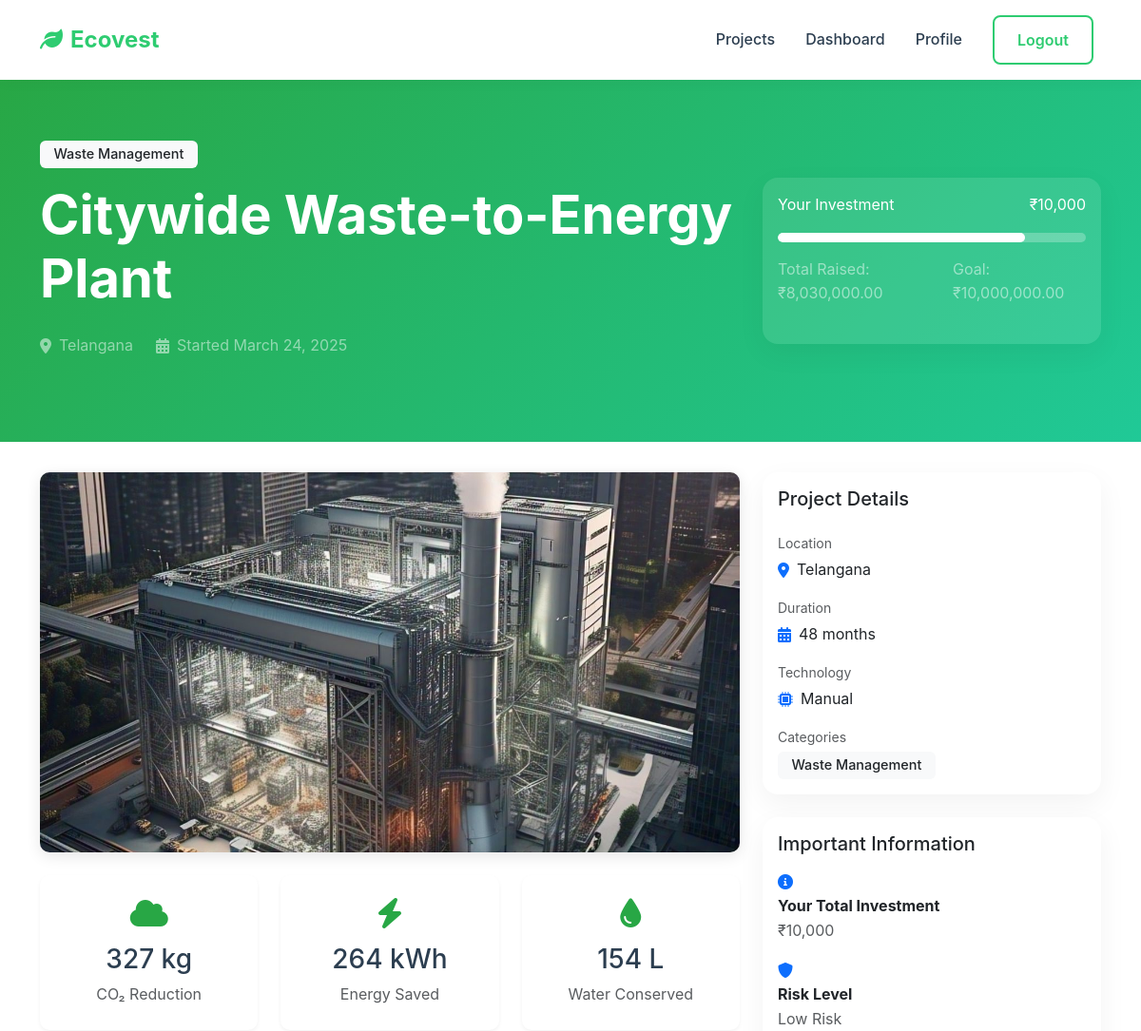
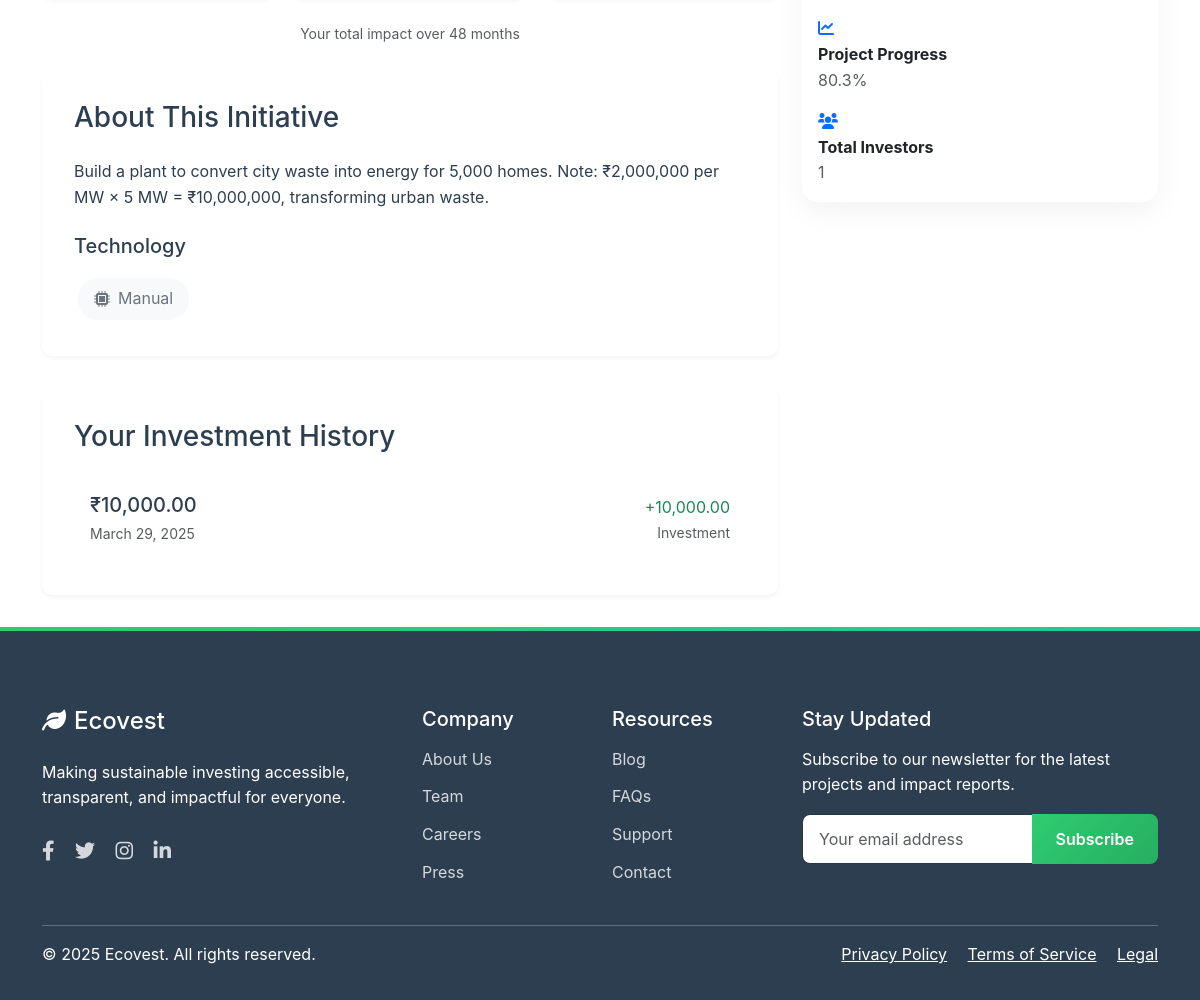
Page /users/initiative/39/ (signed in) on the committed database (2 pictures, top to bottom).
### initiatives/models.py (models this page shows, shortened)
class Category(models.Model):
    name = models.CharField(max_length=100, unique=True, choices=[
        ('Renewable Energy', 'Renewable Energy'),
        ('Recycling', 'Recycling'),
        ('Emission Control', 'Emission Control'),
        ('Water Conservation', 'Water Conservation'),
        ('Reforestation', 'Reforestation'),
        ('Sustainable Agriculture', 'Sustainable Agriculture'),
        ('Clean Transportation', 'Clean Transportation'),
        ('Waste Management', 'Waste Management'),
        ('Green Technology', 'Green Technology'),
        ('Ocean Conservation', 'Ocean Conservation'),
    ])
    description = models.TextField(blank=True)

class Initiative(models.Model):
    STATUS_CHOICES = [
        ('draft', 'Draft'),
        ('active', 'Active'),
        ('funded', 'Funded'),
        ('completed', 'Completed'),
        ('cancelled', 'Cancelled')
    ]
    LOCATION_CHOICES = [
        ('Andhra Pradesh', 'Andhra Pradesh'),
        ('Arunachal Pradesh', 'Arunachal Pradesh'),
        ('Assam', 'Assam'),
        ('Bihar', 'Bihar'),
        ('Chhattisgarh', 'Chhattisgarh'),
        ('Goa', 'Goa'),
        ('Gujarat', 'Gujarat'),
        ('Haryana', 'Haryana'),
        ('Himachal Pradesh', 'Himachal Pradesh'),
        ('Jharkhand', 'Jharkhand'),
        ('Karnataka', 'Karnataka'),
        ('Kerala', 'Kerala'),
        ('Madhya Pradesh', 'Madhya Pradesh'),
        ('Maharashtra', 'Maharashtra'),
        ('Manipur', 'Manipur'),
        ('Meghalaya', 'Meghalaya'),
        ('Mizoram', 'Mizoram'),
        ('Nagaland', 'Nagaland'),
        ('Odisha', 'Odisha'),
        ('Punjab', 'Punjab'),
        ('Rajasthan', 'Rajasthan'),
        ('Sikkim', 'Sikkim'),
        ('Tamil Nadu', 'Tamil Nadu'),
        ('Telangana', 'Telangana'),
        ('Tripura', 'Tripura'),
        ('Uttar Pradesh', 'Uttar Pradesh'),
        ('Uttarakhand', 'Uttarakhand'),
        ('West Bengal', 'West Bengal')
    ]
    TECHNOLOGY_CHOICES = [
        ('Solar', 'Solar'),
        ('Wind', 'Wind'),
        ('Hydro', 'Hydro'),
        ('Organic', 'Organic'),
        ('Mechanical', 'Mechanical'),
        ('Chemical', 'Chemical'),
        ('Biofuel', 'Biofuel'),
        ('EV', 'EV'),
        ('Manual', 'Manual'),
        ('AI', 'AI')
    ]
    RISK_CHOICES = [
        ('low', 'Low Risk'),
        ('medium', 'Medium Risk'),
        ('high', 'High Risk')
    ]
    title = models.CharField(max_length=200)
    description = models.TextField()
    categories = models.ManyToManyField(Category, related_name='initiatives')
    image = models.ImageField(upload_to='initiatives/', null=True, blank=True)
    status = models.CharField(max_length=20, choices=STATUS_CHOICES, default='draft')
    location = models.CharField(max_length=100, choices=LOCATION_CHOICES, default='Karnataka')
    technology_type = models.CharField(max_length=20, choices=TECHNOLOGY_CHOICES, default='Manual')
    goal_amount = models.DecimalField(max_digits=12, decimal_places=2)
    current_amount = models.DecimalField(max_digits=12, decimal_places=2, default=0)
    created_at = models.DateTimeField(auto_now_add=True)
    updated_at = models.DateTimeField(auto_now=True)
    risk_level = models.CharField(max_length=20, choices=RISK_CHOICES, default='medium')
    duration_months = models.IntegerField(default=12)
    min_investment = models.DecimalField(max_digits=10, decimal_places=2, default=1000)
    max_investment = models.DecimalField(max_digits=12, decimal_places=2, null=True, blank=True)
    roi_estimate = models.DecimalField(max_digits=5, decimal_places=2, default=0)
    carbon_reduction_per_investment = models.FloatField(default=0)
    energy_savings_per_investment = models.FloatField(default=0)
    water_savings_per_investment = models.FloatField(default=0)
    carbon_impact = models.FloatField(default=0)  # CO2 reduction in kg
    energy_impact = models.FloatField(default=0)  # Energy saved in kWh
    water_impact = models.FloatField(default=0)   # Water saved in liters
    project_scale = models.IntegerField(
        choices=[
            (1, 'Small'),
            (2, 'Medium'),
            (3, 'Large'),
            (4, 'Very Large'),
            (5, 'Enterprise')
        ],
        default=3
    )
    def calculate_risk_score(self):
        analyzer = PortfolioAnalyzer()
        return analyzer.calculate_risk_score(self)
    def get_risk_label(self):
        analyzer = PortfolioAnalyzer()
        return analyzer.get_risk_label(self.calculate_risk_score())
    def get_progress_percentage(self):
        if self.goal_amount == 0:
            return 0
        return (self.current_amount / self.goal_amount) * 100
    class Meta:
        ordering = ['-created_at']

### investments/models.py (models this page shows, shortened)
class Investment(models.Model):
    user = models.ForeignKey(User, on_delete=models.CASCADE, related_name='investments')
    initiative = models.ForeignKey(Initiative, on_delete=models.CASCADE, related_name='investments')
    amount = models.DecimalField(max_digits=12, decimal_places=2, validators=[MinValueValidator(0)])
    created_at = models.DateTimeField(auto_now_add=True)
    updated_at = models.DateTimeField(auto_now=True)
    carbon_impact = models.FloatField(default=0)  # CO2 reduction in kg
    energy_impact = models.FloatField(default=0)  # Energy saved in kWh
    water_impact = models.FloatField(default=0)   # Water saved in liters

### users/views.py (the view)
# urls.py: path('initiative/<int:pk>/', views.user_initiative_detail, name='user_initiative_detail'),
@login_required
def user_initiative_detail(request, pk):
    initiative = get_object_or_404(Initiative, pk=pk)
    user_investments = request.user.investments.filter(initiative=initiative)
    totals = user_investments.aggregate(
        total_invested=Coalesce(Sum('amount'), 0, output_field=DecimalField()),
        carbon=Coalesce(Sum('carbon_impact'), 0, output_field=models.FloatField()),
        energy=Coalesce(Sum('energy_impact'), 0, output_field=models.FloatField()),
        water=Coalesce(Sum('water_impact'), 0, output_field=models.FloatField())
    )
    total_invested = totals['total_invested']
    impact_metrics = {
        'carbon': round(totals['carbon']),
        'energy': round(totals['energy']),
        'water': round(totals['water'])
    }
    investment_history = user_investments.order_by('-created_at')
    context = {
        'initiative': initiative,
        'total_invested': total_invested,
        'impact_metrics': impact_metrics,
        'investment_history': investment_history,
        'total_investors': initiative.investments.values('user').distinct().count(),
    }
    return render(request, 'users/user_initiative_detail.html', context)

### users/templates/users/user_initiative_detail.html (shortened to what this page needs)
{% extends 'core/base.html' %}
{% load static %}
{% load humanize %}
{% block content %}
<section class="hero">
    <div class="container">
        <div class="row align-items-center">
            <div class="col-lg-8">
                <div class="mb-3">
                    {% for category in initiative.categories.all %}
                        <span class="badge bg-light text-dark me-2">{{ category.name }}</span>
                    {% endfor %}
                </div>
                <h1 class="display-4 fw-bold mb-4">{{ initiative.title }}</h1>
                <div class="d-flex align-items-center text-white-50 mb-4">
                    <i class="fas fa-map-marker-alt me-2"></i>
                    <span class="me-4">{{ initiative.location }}</span>
                    <i class="fas fa-calendar-alt me-2"></i>
                    <span>Started {{ initiative.created_at|date:"F d, Y" }}</span>
                </div>
            </div>
            <div class="col-lg-4">
                <div class="card bg-white bg-opacity-10 border-0">
                    <div class="card-body">
                        <div class="d-flex justify-content-between align-items-center mb-3">
                            <span class="text-white">Your Investment</span>
                            <span class="text-white">₹{{ total_invested|intcomma }}</span>
                        </div>
                        <div class="progress bg-white bg-opacity-25 mb-3">
                            <div class="progress-bar bg-white" role="progressbar"
                                 style="width: {{ initiative.get_progress_percentage }}%"></div>
                        </div>
                        <div class="d-flex justify-content-between text-white-50 mb-4">
                            <span>Total Raised: ₹{{ initiative.current_amount|intcomma }}</span>
                            <span>Goal: ₹{{ initiative.goal_amount|intcomma }}</span>
                        </div>
                    </div>
                </div>
            </div>
        </div>
    </div>
</section>
<div class="container">
    <div class="row">
        <div class="col-lg-8">
            {% if initiative.image %}
                <img src="{{ initiative.image.url }}" class="initiative-image mb-4" alt="{{ initiative.title }}">
            {% else %}
                <img src="https://source.unsplash.com/random/800x400/?{{ initiative.categories.first.name|lower }}"
                     class="initiative-image mb-4" alt="{{ initiative.title }}">
            {% endif %}
            <div class="row g-4 mb-4">
                <div class="col-md-4">
                    <div class="impact-card text-center">
                        <i class="fas fa-cloud impact-icon"></i>
                        <h3 class="mb-2">{{ impact_metrics.carbon|floatformat:0|intcomma }} kg</h3>
                        <p class="text-muted mb-0">CO₂ Reduction</p>
                    </div>
                </div>
                <div class="col-md-4">
                    <div class="impact-card text-center">
                        <i class="fas fa-bolt impact-icon"></i>
                        <h3 class="mb-2">{{ impact_metrics.energy|floatformat:0|intcomma }} kWh</h3>
                        <p class="text-muted mb-0">Energy Saved</p>
                    </div>
                </div>
                <div class="col-md-4">
                    <div class="impact-card text-center">
                        <i class="fas fa-tint impact-icon"></i>
                        <h3 class="mb-2">{{ impact_metrics.water|floatformat:0|intcomma }} L</h3>
                        <p class="text-muted mb-0">Water Conserved</p>
                    </div>
                </div>
            </div>
            <div class="text-muted small text-center mb-4">
                Your total impact over {{ initiative.duration_months }} months
            </div>
            <div class="detail-section">
                <h3 class="mb-4">About This Initiative</h3>
                {{ initiative.description|linebreaks }}
                <div class="mt-4">
                    <h5 class="mb-3">Technology</h5>
                    <div class="tech-badge">
                        <i class="fas fa-microchip"></i>
                        {{ initiative.technology_type }}
                    </div>
                </div>
            </div>
            <div class="detail-section">
                <h3 class="mb-4">Your Investment History</h3>
                <div class="investment-history">
                    {% for investment in investment_history %}
                    <div class="investment-item">
                        <div class="d-flex justify-content-between align-items-center">
                            <div>
                                <h5 class="mb-1">₹{{ investment.amount|intcomma }}</h5>
                                <small class="text-muted">{{ investment.created_at|date:"F d, Y" }}</small>
                            </div>
                            <div class="text-end">
                                <div class="text-success">+{{ investment.amount|intcomma }}</div>
                                <small class="text-muted">Investment</small>
                            </div>
                        </div>
                    </div>
                    {% empty %}
                    <p class="text-muted">No investment history available.</p>
                    {% endfor %}
                </div>
            </div>
        </div>
        <div class="col-lg-4">
            <div class="card mb-4">
                <div class="card-body">
                    <h5 class="card-title mb-4">Project Details</h5>
                    <div class="mb-3">
                        <small class="text-muted d-block mb-1">Location</small>
                        <div class="d-flex align-items-center">
                            <i class="fas fa-map-marker-alt text-primary me-2"></i>
                            {{ initiative.location }}
                        </div>
                    </div>
                    <div class="mb-3">
                        <small class="text-muted d-block mb-1">Duration</small>
                        <div class="d-flex align-items-center">
                            <i class="fas fa-calendar-alt text-primary me-2"></i>
                            {{ initiative.duration_months }} months
                        </div>
                    </div>
                    <div class="mb-3">
                        <small class="text-muted d-block mb-1">Technology</small>
                        <div class="d-flex align-items-center">
                            <i class="fas fa-microchip text-primary me-2"></i>
                            {{ initiative.technology_type }}
                        </div>
                    </div>
                    <div>
                        <small class="text-muted d-block mb-1">Categories</small>
                        {% for category in initiative.categories.all %}
                            <span class="badge bg-light text-dark me-2">{{ category.name }}</span>
                        {% endfor %}
                    </div>
                </div>
            </div>
            <div class="card mb-4">
                <div class="card-body">
                    <h5 class="card-title mb-3">Important Information</h5>
                    <ul class="list-unstyled mb-0">
                        <li class="mb-3">
                            <i class="fas fa-info-circle text-primary me-2"></i>
                            <div>
                                <strong>Your Total Investment</strong>
                                <div class="text-muted">₹{{ total_invested|intcomma }}</div>
                            </div>
                        </li>
                        <li class="mb-3">
                            <i class="fas fa-shield-alt text-primary me-2"></i>
                            <div>
                                <strong>Risk Level</strong>
                                <div class="text-muted">{{ initiative.get_risk_label }}</div>
                            </div>
                        </li>
                        <li class="mb-3">
                            <i class="fas fa-chart-line text-primary me-2"></i>
                            <div>
                                <strong>Project Progress</strong>
                                <div class="text-muted">{{ initiative.get_progress_percentage|floatformat:1 }}%</div>
                            </div>
                        </li>
                        <li>
                            <i class="fas fa-users text-primary me-2"></i>
                            <div>
                                <strong>Total Investors</strong>
                                <div class="text-muted">{{ total_investors|intcomma }}</div>
                            </div>
                        </li>
                    </ul>
                </div>
            </div>
        </div>
    </div>
</div>
{% endblock %}

### rows in the picture
Category: name "Waste Management"
Initiative: title "Citywide Waste-to-Energy Plant", location "Telangana", created_at "March 24, 2025", current_amount "8,030,000.00", goal_amount "10,000,000.00", image (picture), duration_months "48", description "Build a plant to convert city waste into energy for 5,000 homes. Note: ₹2,000,000 per MW × 5 MW = ₹10,000,000, transforming urban waste.", technology_type "Manual", get_risk_label "Low Risk", get_progress_percentage "80.3"
Investment: amount "10,000.00", created_at "March 29, 2025"

### other values in the picture
{{ total_invested|intcomma }} "10,000"
{{ impact_metrics.carbon|floatformat:0|intcomma }} "327"
{{ impact_metrics.energy|floatformat:0|intcomma }} "264"
{{ impact_metrics.water|floatformat:0|intcomma }} "154"
{{ total_investors|intcomma }} "1"
